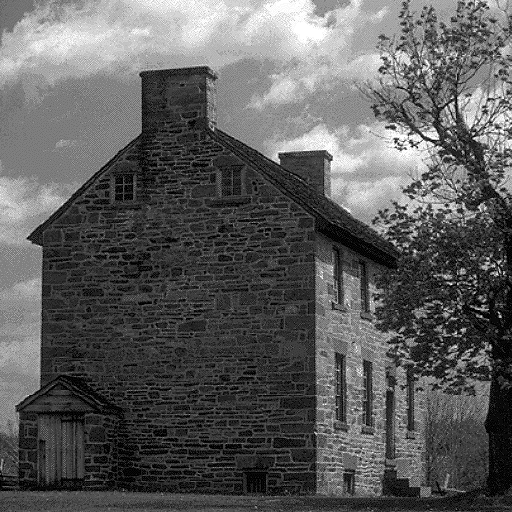
#> input picture trabalho1/house.png, 512 x 512 px
$ jupyter execute 'Trabalho 1.ipynb'   (older library calls are emulated)
#> lines starting #> are read from the running program, lines starting #| are printed output that depends on the picture
[cell 1]
# Import image processing libraries
from scipy import ndimage

import skimage
import cv2
import numpy as np
import matplotlib
import matplotlib.pyplot as plt
import math

[cell 2]
def save_image(img, name):
    # Normalize the image to [0 - 255] before saving it
    norm_image = cv2.normalize(img, None, alpha = 0, beta = 255, norm_type = cv2.NORM_MINMAX, dtype = cv2.CV_8U)
    cv2.imwrite(name, norm_image)

# black for borders, truncate to ignore gray image
def truncate_invert(img):
    return -1 * np.where(img > 1, 1, np.where(img < 0, 0, img))

[cell 3]
# Load some images (all the examples will use this image)

img = cv2.imread("house.png")
#> img is the input picture: shape (512, 512, 3); min 0, max 255, mean 92.9
img = cv2.cvtColor(img, cv2.COLOR_RGB2GRAY)
#> img: shape (512, 512)
img = img / 255

plt.rcParams["figure.figsize"] = (8,4)

plt.imshow(img, cmap=plt.cm.gray)
plt.title("Imagem original"), plt.axis('off')
plt.show()

# 1.1 Filtragem em domínio espacial

[cell 4]
# Exercise 1.1 a)

h1 = np.array([
    [0, 0, -1, 0, 0],
    [0, -1, -2, -1, 0],
    [-1, -2, 16, -2, -1],
    [0, -1, -2, -1, 0],
    [0, 0, -1, 0, 0],
])

new_image = ndimage.convolve(img, h1, mode='constant')

new_image_clip = truncate_invert(new_image)

plt.imshow(new_image, cmap=plt.cm.gray)
plt.title("Imagem normalizada"), plt.axis('off')
plt.show()

plt.imshow(new_image_clip, cmap=plt.cm.gray)
plt.title("Imagem truncada entre 0 e 1"), plt.axis('off')
plt.show()

save_image(new_image, 'results/exercicio1a.png')
save_image(new_image_clip, 'results/exercicio1aclipada.png')

[cell 5]
# Exercise 1.1 b)

# Separate the original filter
h2 = np.array([1,4,6,4,1])
h2 = h2 / h2.sum()

# FIlter the image, filter as column and line
new_image = (ndimage.convolve(img, h2.reshape(1,-1), mode='constant') +
             ndimage.convolve(img, h2.reshape(-1,1), mode='constant'))

plt.subplot(121), plt.imshow(img, cmap=plt.cm.gray)
plt.title("Imagem original"), plt.axis('off')

plt.subplot(122), plt.imshow(new_image, cmap=plt.cm.gray)
plt.title("Imagem filtrada"), plt.axis('off')
plt.show()

save_image(new_image, 'results/exercicio1b.png')

[cell 6]
gaussian_image = (ndimage.convolve(img, h2.reshape(1,-1), mode='constant') +
             ndimage.convolve(img, h2.reshape(-1,1), mode='constant'))

gaussian_image = ndimage.convolve(gaussian_image, h1, mode='constant')
gaussian_image_clip = truncate_invert(gaussian_image)

new_image = ndimage.convolve(img, h1, mode='constant')
new_image_clip = truncate_invert(new_image)

plt.imshow(new_image_clip, cmap=plt.cm.gray)
plt.title("Imagem filtrada"), plt.axis('off')
plt.savefig('results/exercicio1agaussiano.png')
plt.show()

plt.imshow(gaussian_image_clip, cmap=plt.cm.gray)
plt.title("Imagem original"), plt.axis('off')
plt.show()

save_image(gaussian_image_clip, 'results/exercicio1agaussiano.png')

[cell 7]
# Exercise 1.1 c)

h3 = np.array([
    [-1, 0, 1],
    [-2, 0, 2],
    [-1, 0 ,1]
])

h4 = np.array([
    [-1, -2, -1],
    [0, 0, 0],
    [1, 2, 1]]
)

new_image_vertical = ndimage.convolve(img, h3, mode='constant')
new_image_horizontal = ndimage.convolve(img, h4, mode='constant')
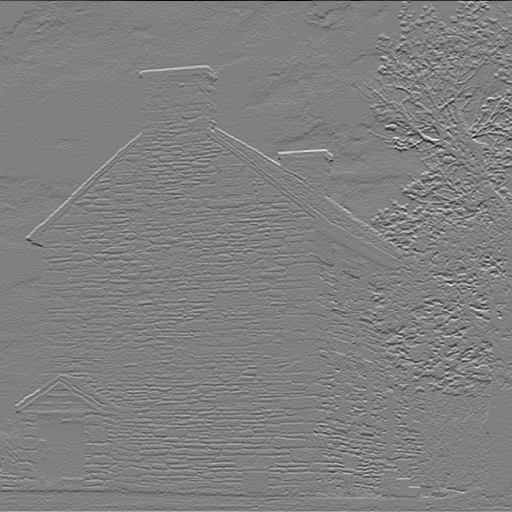
#> new_image_horizontal: shape (512, 512) float64; min -4, max 3.96, mean 0.00337; drawn with min black and max white


new_image_vertical_clip = truncate_invert(new_image_vertical)
new_image_horizontal_clip = truncate_invert(new_image_horizontal)
#> in truncate_invert (call 5), `return -1 * np.where(img > 1, 1, np.where(img < 0, 0, img))`:
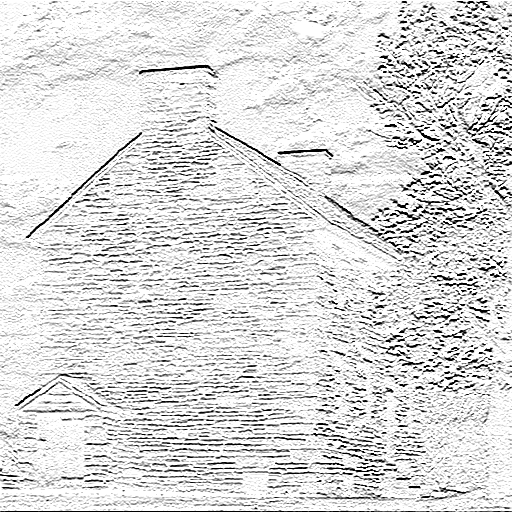
#> returned value: shape (512, 512) float64; min -1, max 0, mean -0.143; drawn with min black and max white


plt.subplot(121), plt.imshow(new_image_vertical, cmap=plt.cm.gray)
plt.title("Sobel horizontal"), plt.axis('off')

plt.subplot(122), plt.imshow(new_image_horizontal, cmap=plt.cm.gray)
plt.title("Sobel vertical"), plt.axis('off')
plt.savefig('results/sobel.png')
plt.show()

plt.subplot(121), plt.imshow(new_image_vertical_clip, cmap=plt.cm.gray)
plt.title("Sobel horizontal"), plt.axis('off')

plt.subplot(122), plt.imshow(new_image_horizontal_clip, cmap=plt.cm.gray)
plt.title("Sobel vertical"), plt.axis('off')
plt.savefig('results/sobelclip.png')
plt.show()


# Sobel combination of the two filters (vertical and horizontal)
new_image = np.sqrt(new_image_vertical ** 2 + new_image_horizontal ** 2)
new_image = new_image * -1
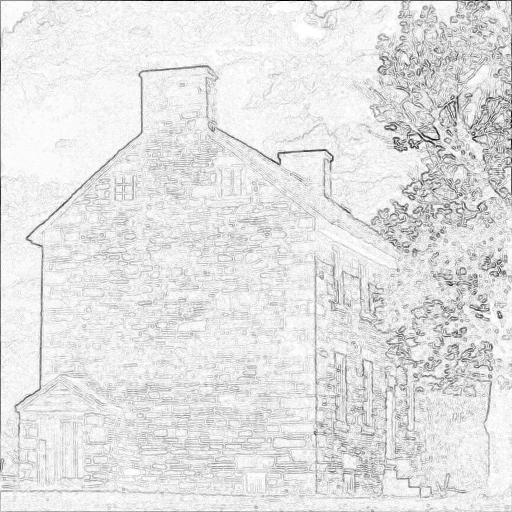
#> new_image: shape (512, 512) float64; min -4.01, max 0, mean -0.436; drawn with min black and max white

plt.subplot(121), plt.imshow(img, cmap=plt.cm.gray)
plt.title("Imagem original"), plt.axis('off')

plt.subplot(122), plt.imshow(new_image, cmap=plt.cm.gray)
plt.title("Imagem filtrada"), plt.axis('off')
plt.show()

save_image(new_image, 'results/exercicio1c.png')

# 1.2 Filtragem em dominio de frequencia

[cell 8]
# Fast Fouries Tranform in 2D
fft_image = np.fft.fft2(img)

# Shift the frequency 0 to the center
shift_image = np.fft.fftshift(fft_image)

# Get the frequency spectrum
magnitude_spectrum = np.log(np.abs(shift_image))
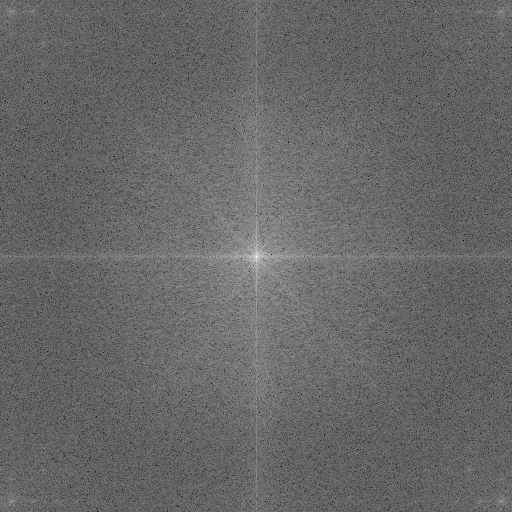
#> magnitude_spectrum: shape (512, 512) float64; min -2.08, max 11.47, mean 3.42; drawn with min black and max white

save_image(magnitude_spectrum, 'results/espectro.png')
plt.rcParams["figure.figsize"] = (6,12)

plt.subplot(121), plt.imshow(img, cmap = 'gray')
plt.title('Imagem original'), plt.xticks([]), plt.yticks([])
plt.subplot(122), plt.imshow(magnitude_spectrum, cmap = 'gray')
plt.title('Espectro de frequência'), plt.xticks([]), plt.yticks([])
plt.show()

[cell 9]
# Helper function to calcultate distances to do the gaussian filter from the center
def calc_distances(shape):
    # calculate the center point
    rows, cols = shape
    mid_row, mid_col = rows // 2 + rows % 2, cols // 2 + cols % 2

    # put the indices distances from the middle
    indices = np.indices(shape)
    indices[0] = abs(indices[0] - mid_row)
    indices[1] = abs(indices[1] - mid_col)

    # calculate the distances
    return np.sqrt(indices[0] ** 2 + indices[1] ** 2)

# Use this distaces matrix in all frequency filters
distances = calc_distances(shift_image.shape)

[cell 10]
def gaussian_high_pass_mask(distances, cut):
    return 1 - np.exp(-(distances ** 2) / (2 * cut ** 2))

counter = 1
for i in [200,25,10,2]:
    mask = gaussian_high_pass_mask(distances, i)

    shift_new_image = shift_image * mask
    shift_new_image = np.fft.ifftshift(shift_new_image)
    new_image = np.fft.ifft2(shift_new_image).real

    function_mask = np.log(np.abs(mask) + 1)
    plt.subplot(4,2,counter), plt.imshow(magnitude_spectrum*function_mask, cmap = 'gray')
    plt.title('Função de filtragem'), plt.axis('off')

    plt.subplot(4,2,counter + 1), plt.imshow(new_image, cmap = 'gray')
    plt.title('Frequência de corte {}'.format(i)), plt.axis('off')

    counter += 2
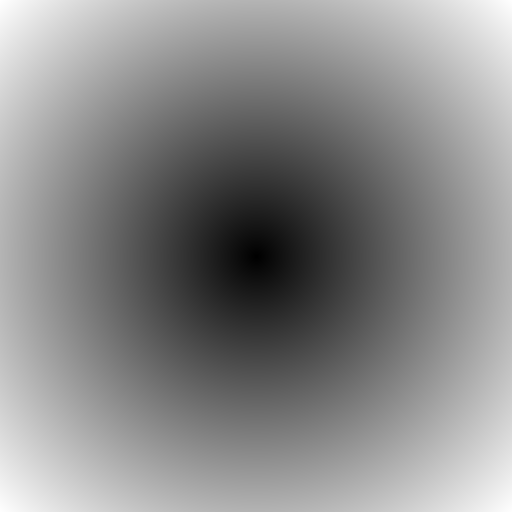
#> distances: shape (512, 512) float64; min 0, max 362, mean 195.9; drawn with min black and max white
#> after the loop, counter = 9
plt.savefig('results/exercicio2passa_alta.png', bbox_inches = 'tight', pad_inches = 0.1)
plt.show()

[cell 11]
def gaussian_low_pass_mask(distances, cut):
    return np.exp(-(distances ** 2) / (2 * cut ** 2))

counter = 1
for i in [200,100,25,10]:
    mask = gaussian_low_pass_mask(distances, i)

    shift_new_image = shift_image * mask
    shift_new_image = np.fft.ifftshift(shift_new_image)
    new_image = np.fft.ifft2(shift_new_image).real

    function_mask = np.log(np.abs(mask) + 1)
    plt.subplot(4,2,counter), plt.imshow(magnitude_spectrum*function_mask, cmap = 'gray')
    plt.title('Função de filtragem'), plt.axis('off')

    plt.subplot(4,2,counter + 1), plt.imshow(new_image, cmap = 'gray')
    plt.title('Frequência de corte {}'.format(i)), plt.axis('off')

    counter += 2
#> this loop made 4 passes
#> pass 1, `function_mask = np.log(np.abs(mask) + 1)`:
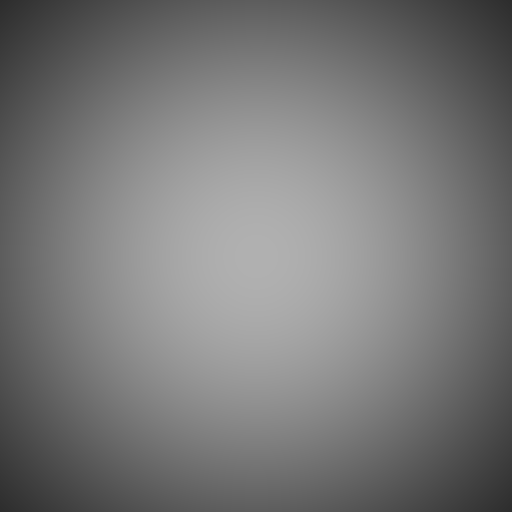
#> function_mask: shape (512, 512) float64; min 0.178, max 0.693, mean 0.47
#> after the loop, counter = 9
plt.savefig('results/exercicio2passa_baixa.png', bbox_inches = 'tight', pad_inches = 0.1)
plt.show()

[cell 12]
def gaussian_band_pass_mask(distances, cut, width):
    return np.exp(-(((distances ** 2 - cut ** 2) / (width * distances)) ** 2))

counter = 1
for i in [200,100,50,25]:
    mask = gaussian_band_pass_mask(distances, i, i * 2)

    shift_new_image = shift_image * mask
    shift_new_image = np.fft.ifftshift(shift_new_image)
    new_image = np.fft.ifft2(shift_new_image).real

    plt.subplot(4,2,counter), plt.imshow(magnitude_spectrum*mask, cmap = 'gray')
    plt.title('Função de filtragem'), plt.axis('off')

    plt.subplot(4,2,counter + 1), plt.imshow(new_image, cmap = 'gray')
    plt.title('corte {}, largura {}'.format(i, i * 2)), plt.axis('off')

    counter += 2
#> this loop made 4 passes
#> pass 2, `mask = gaussian_band_pass_mask(distances, i, i * 2)`:
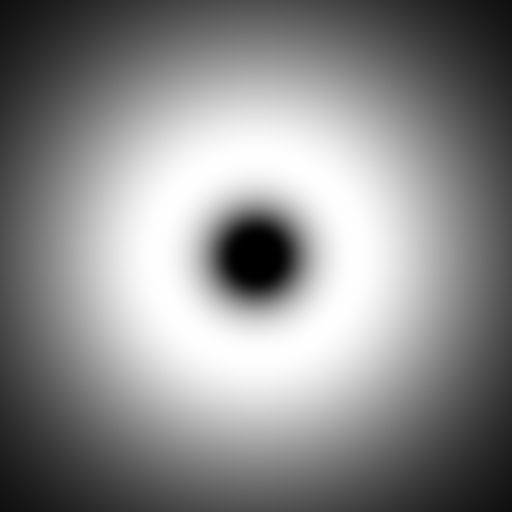
#> mask: shape (512, 512) float64; min 0, max 1, mean 0.55
#> after the loop, counter = 9
plt.savefig('results/exercicio2passa_faixa.png', bbox_inches = 'tight', pad_inches = 0.1)
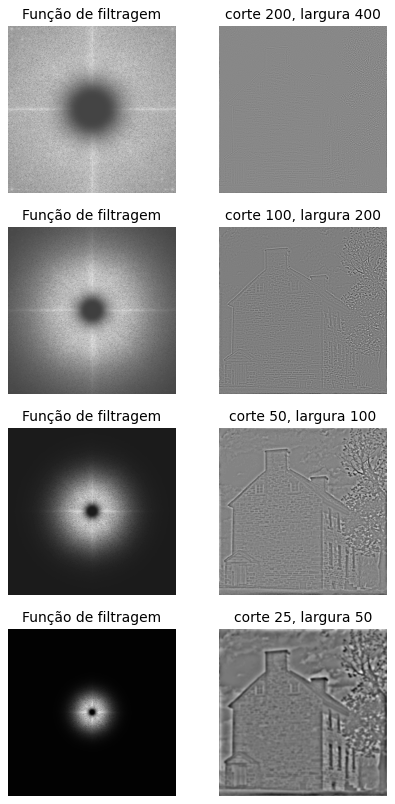
#> figure drawn by matplotlib, 8 panels
plt.show()

[cell 13]
def gaussian_band_reject_mask(distances, cut, width):
    return 1 - np.exp(-(((distances ** 2 - cut ** 2) / (width * distances)) ** 2))

counter = 1
for i in [200,100,50,25]:
    mask = gaussian_band_reject_mask(distances, i, i * 2)

    shift_new_image = shift_image * mask
    shift_new_image = np.fft.ifftshift(shift_new_image)
    new_image = np.fft.ifft2(shift_new_image).real

    plt.subplot(4,2,counter), plt.imshow(magnitude_spectrum*mask, cmap = 'gray')
    plt.title('Função de filtragem'), plt.axis('off')

    plt.subplot(4,2,counter + 1), plt.imshow(new_image, cmap = 'gray')
    plt.title('corte {}, largura {}'.format(i, i * 2)), plt.axis('off')

    counter += 2
#> this loop made 4 passes
#> pass 1, `mask = gaussian_band_reject_mask(distances, i, i * 2)`:
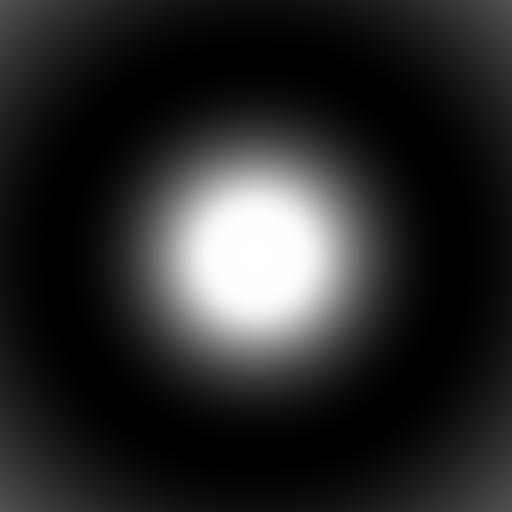
#> mask: shape (512, 512) float64; min 0, max 1, mean 0.165
#> after the loop, counter = 9
plt.savefig('results/exercicio2rejeita_faixa.png', bbox_inches = 'tight', pad_inches = 0.1)
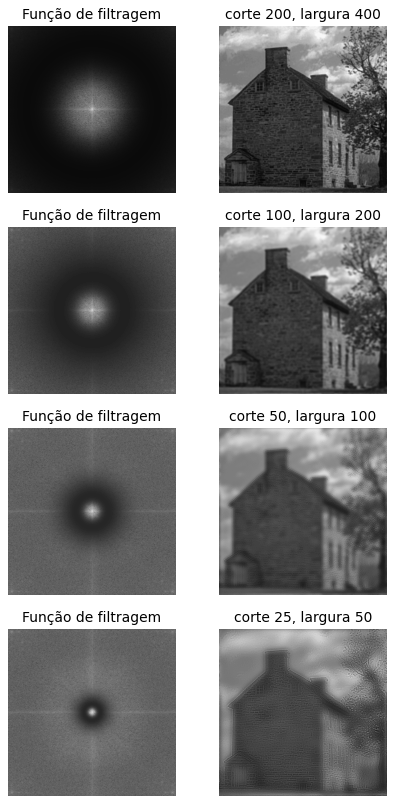
#> figure drawn by matplotlib, 8 panels
plt.show()

$ run again, with trabalho1/baboon.png copied over trabalho1/house.png
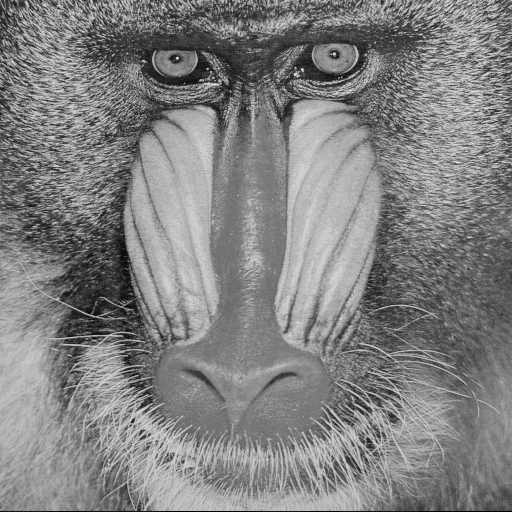
#> input picture trabalho1/baboon.png, 512 x 512 px
#> img is the input picture: shape (512, 512, 3); min 0, max 230, mean 129.1
#> `magnitude_spectrum = np.log(np.abs(shift_image))`:
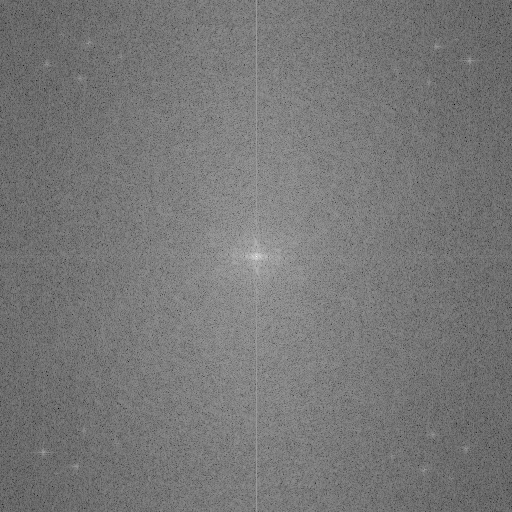
#> magnitude_spectrum: shape (512, 512) float64; min -4.18, max 11.8, mean 3.31; drawn with min black and max white
#> after the loop `for i in [200,25,10,2]:`: counter = 9
#> the loop `for i in [200,100,50,25]:` made 4 passes
#> pass 2, `new_image = np.fft.ifft2(shift_new_image).real`:
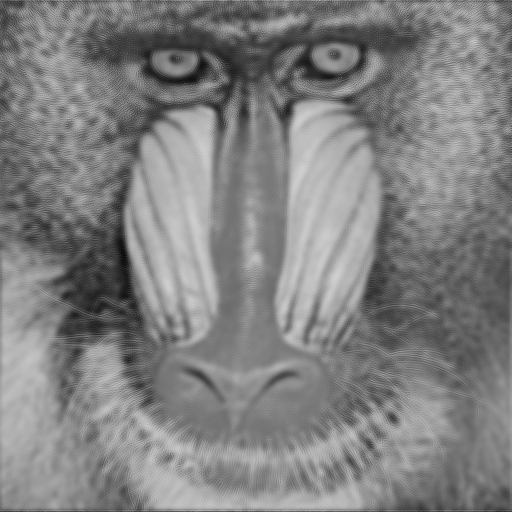
#> new_image: shape (512, 512) float64; min 0.0256, max 0.818, mean 0.506

$ run again, with trabalho1/butterfly.png copied over trabalho1/house.png
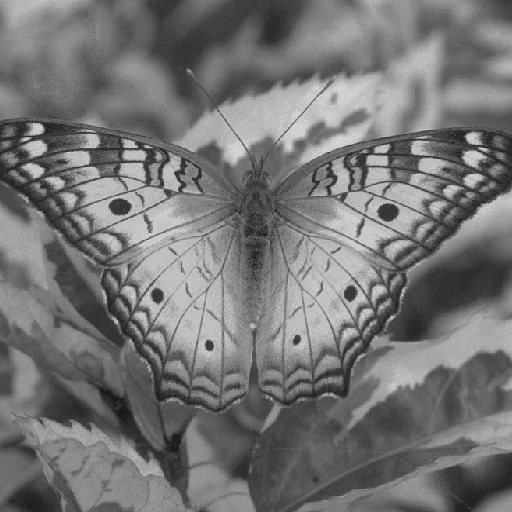
#> input picture trabalho1/butterfly.png, 512 x 512 px
#> img is the input picture: shape (512, 512, 3); min 27, max 212, mean 116.8
#> after the loop `for i in [200,25,10,2]:`: counter = 9
#> the loop `for i in [200,100,50,25]:` made 4 passes
#> pass 2, `new_image = np.fft.ifft2(shift_new_image).real`:
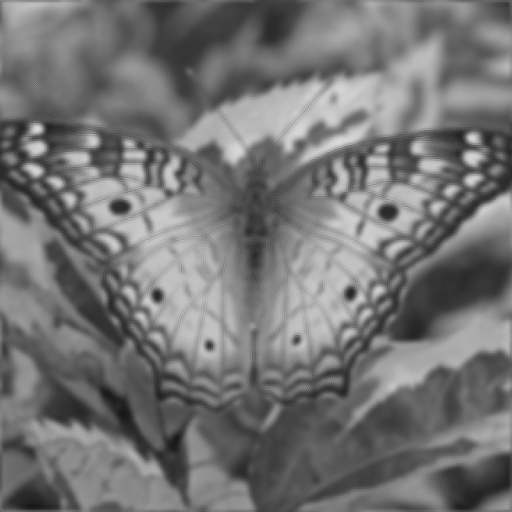
#> new_image: shape (512, 512) float64; min 0.079, max 0.863, mean 0.458
